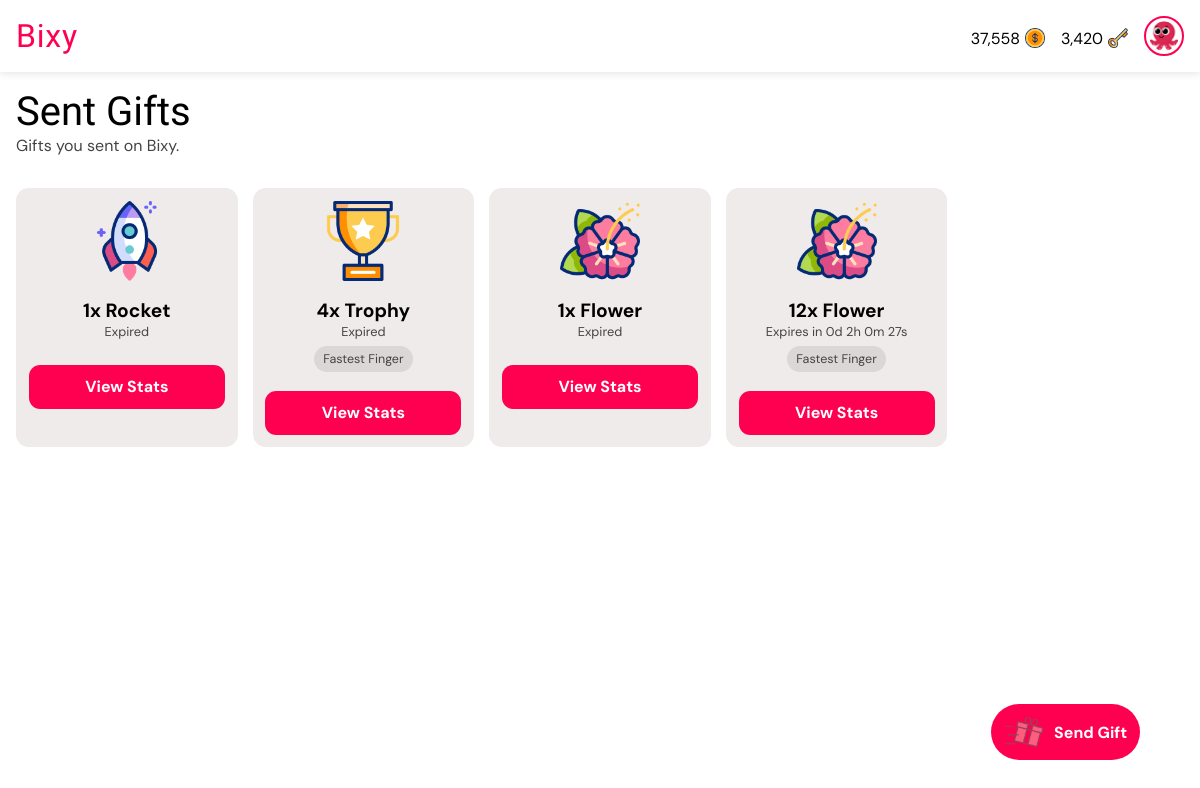
The page /gifts/sent/ (signed in) on the database its author committed.
### giftapp/models.py (models this page shows, shortened)
class User(AbstractUser):
    gender = models.CharField(max_length=6, choices=GENDERS, default=GENDERS[0][0])
    is_verified = models.BooleanField(default=False, help_text="If the user's email address is verified or not.")
    email = models.EmailField(unique=True, blank=False, null=False)
    new_email = models.EmailField(unique=False, blank=True, null=True)
    coins = models.PositiveIntegerField(default=0)
    won_coins = models.PositiveIntegerField(default=0)
    keys = models.PositiveIntegerField(default=0)
    verify_code = models.CharField(max_length=255, null=True, blank=True)
    change_email_code = models.CharField(max_length=255, null=True, blank=True)
    profile_pic = models.ForeignKey(ProfilePicture, on_delete=models.SET_NULL, related_name='owners', null=True)
    USERNAME_FIELD = "email"
    REQUIRED_FIELDS = ["username"]

class ProfilePicture(models.Model):
    name = models.CharField(max_length=50, null=False, blank=False)
    image = models.ImageField(null=False, blank=False, upload_to='profile_pics')

class GiftTransaction(models.Model):
    gifter = models.ForeignKey(User, on_delete=models.CASCADE, related_name="gifts_sent")
    recipient = models.ForeignKey(User, on_delete=models.CASCADE, related_name="gifts_received", null=True, blank=True)
    gift = models.ForeignKey(Gift, on_delete=models.CASCADE, related_name='transactions')
    quantity = models.PositiveIntegerField(default=1, help_text="Number of this gift to buy.")
    early_claim_fee = models.PositiveIntegerField(default=0, help_text="Number of keys paid to claim the gift early if not dropped. FF gifts cannot have early claim fee greater than 0.")
    claim_fee = models.PositiveIntegerField(default=1, help_text="Number of keys paid to claim the gift if dropped.")
    paid_users = models.ManyToManyField(User, related_name="paid_gifts", blank=True)
    message = models.CharField(max_length=255, blank=True)
    is_visible = models.BooleanField(default=True, help_text="If the actual gift is shown or hidden.")
    is_fastest_finger = models.BooleanField(default=False, help_text="If the gift is won by fastest finger only.")
    expire_rate = models.PositiveIntegerField(default=1, help_text="Number of hours before the gift expires (1 - 24). Must be greater than drop rate.")
    drop_rate = models.PositiveIntegerField(default=0, help_text="Number of hours before the gift drops (0 - 23). Drop rates for FF gifts must be 0.")
    expire_date = models.DateTimeField(default=timezone.now)
    drop_date = models.DateTimeField(default=timezone.now)
    created_at = models.DateTimeField(default=timezone.now)
    reveals = models.ManyToManyField(User, related_name="gift_reveals", blank=True)
    claimed_by = models.ForeignKey(
        User, null=True, blank=True, on_delete=models.SET_NULL, related_name="gifts_claimed"
    )
    def seconds_until_expire(self):
        delta = self.expire_date - timezone.now()
        return max(0, int(delta.total_seconds()))
    def seconds_until_drop(self):
        delta = self.drop_date - timezone.now()
        return max(0, int(delta.total_seconds()))
    def is_due_for_drop(self):
        return self.seconds_until_drop() <= 0
    def expire_bar_percent(self):
        return int((self.seconds_until_expire() / (self.expire_rate * 60 * 60)) * 100)

class Gift(models.Model):
    name = models.CharField(max_length=50, null=True, blank=True)
    cost = models.PositiveIntegerField(default=0)
    image = models.ImageField(null=True, blank=True, upload_to='gift_images')
    gif = models.FileField(null=True, blank=True, upload_to='gift_gifs')

### giftapp/views.py (the view)
# urls.py: path("gifts/sent/", views.sent_gifts, name="sent_gifts"),
@login_required
def sent_gifts(request):
    sent = GiftTransaction.objects.annotate(
        due_for_expire=ExpressionWrapper(
            Q(expire_date__lt=timezone.now()), output_field=BooleanField()
        ),
        seconds_before_drop=ExpressionWrapper(
            F("drop_date") - timezone.now(), output_field=DurationField()
        ),
        seconds_before_expire=ExpressionWrapper(
            F("expire_date") - timezone.now(), output_field=DurationField()
        )
    ).filter(gifter=request.user).all().order_by('seconds_before_drop', 'seconds_before_expire')
    context = {
        "gift_transactions": sent,
    }
    return render(request, "sent_gifts.html", context)

### templates/sent_gifts.html (shortened to what this page needs)
{% extends 'base.html' %}
{% load static %}
{% load humanize %}
{% load timefilters %}
{% block title %}
<link rel="stylesheet" href="{% static 'css/all_gifts.css' %}">
{% endblock %}
{% block body %}
<div class="heading">
    <h1>Sent Gifts</h1>
    <p>Gifts you sent on Bixy.</p>
</div>
{% if gift_transactions|length > 0 %}
<div class="card-container">
    {% for gift_transaction in gift_transactions %}
    <div class="card">
        <div class="gift-image">
            <img src="{{ gift_transaction.gift.image.url }}" alt="Gift image">
        </div>
        <div class="gift-info">
            <h1>{{ gift_transaction.quantity|intcomma }}x {{ gift_transaction.gift.name }}</h1>
            {% if not gift_transaction.due_for_expire %}
            {% if gift_transaction.drop_rate > 0 %}
            {% if gift_transaction.is_due_for_drop %}
            <p class="timer" id="{{ gift_transaction.id }}" data-prefix="Expires" data-seconds="{{ gift_transaction.seconds_until_expire }}">Expires in --:--:--:--</p>
            {% else %}
            <p class="timer" id="{{ gift_transaction.id }}" data-prefix="Drops" data-seconds="{{ gift_transaction.seconds_until_drop }}">Drops in --:--:--:--</p>
            {% endif %}
            {% else %}
            <p class="timer" id="{{ gift_transaction.id }}" data-prefix="Expires" data-seconds="{{ gift_transaction.seconds_until_expire }}">Expires in --:--:--:--</p>
            {% endif %}
            {% else %}
            <p>Expired</p>
            {% endif %}
            <div class="tags">
                {% if gift_transaction.is_fastest_finger %}
                <p class="tag">Fastest Finger</p>
                {% endif %}
            </div>
        </div>
        <a href="{% url 'view_gift_stats' gift_transaction.id %}">View Stats</a>
    </div>
    {% endfor %}
</div>
{% else %}
<div class="empty">
    <img src="{% static 'images/empty-box.png' %}" alt="No content image">
    <h1>Feels Empty Here.</h1>
    <a href="{% url 'sent_gifts' %}">Refresh</a>
</div>
{% endif %}
{% endblock %}
{% block other %}
<a href="{% url 'send_gift' %}" class="send">
    <img src="{% static 'images/giftbox (1).png' %}" alt="Send gift image">
    <p>Send Gift</p>
</a>
{% endblock %}

### templates/base.html (shortened to what this page needs)
<!DOCTYPE html>
<html lang="en">
<head>
    {% load static %}
    {% load humanize %}
    {% load timefilters %}
    {% block title %} {% endblock %}
</head>
<body>
    <nav class="navbar">
        <div class="logo-container" role="link" tabindex="0">
            <a href="{% url 'all_gifts' %}" class="logo-text">Bixy</a>
        </div>
        <div class="profile-section" id="profileSection">
            {% if user.is_authenticated %}
            <a href="{% url 'buy_coins' %}" style="text-decoration: none; color: black;">
                <div class="cost">
                    <p>{{ user.coins|intcomma }}</p>
                    <img src="{% static 'images/dollar.png' %}" alt="Gift image">
                </div>
            </a>
            <a href="{% url 'buy_coins' %}" style="text-decoration: none; color: black;">
                <div class="cost">
                    <p>{{ user.keys|intcomma }}</p>
                    <img src="{% static 'images/key.png' %}" alt="Gift image">
                </div>
            </a>
            <a href="{% url 'profile' %}">
                <img src="{{ user.profile_pic.image.url }}" alt="Profile picture" class="profile-pic" />
            </a>
            {% else %}
            <a href="{% url 'signin' %}" class="btn login">Login</a>
            <a href="{% url 'signup' %}" class="btn signup">Sign Up</a>
            {% endif %}
        </div>
    </nav>
    <main>
        <section>
            {% block body %} {% endblock %}
        </section>
    </main>
    {% block other %} {% endblock %}
</body>
</html>

### static/css/all_gifts.css (style rules this page uses)
* { margin: 0; padding: 0; box-sizing: border-box; font-family: "DM Sans", sans-serif; font-optical-sizing: auto; font-style: normal; }
html { font-size: 16px; }
:root { --background-color: white; --text-color: black; --label-color: #555; --even-row-color: #f9f9f9; --input-background-color: white; --input-text-color: black; --input-border-color: #ccc; --sub-text-color: #444; --button-color: #ff0050; --link-color: #ff0050; --button-hover-color: #7f53d2; --card-background-color: rgb(240, 235, 235); --card-text-color: var(--text-color); --card-button-color: white; --tag-bg: #dbd7d7; --tag-text: black; --padding-value: 1rem; }
* { margin: 0; padding: 0; box-sizing: border-box; }
body { background-color: var(--background-color); }
.navbar { display: flex; justify-content: space-between; align-items: center; padding: 1rem var(--padding-value); background: var(--background-color); box-shadow: 0 2px 8px rgba(0, 0, 0, 0.1); position: fixed; top: 0; width: 100%; z-index: 100; }
.logo-container { display: flex; align-items: center; cursor: pointer; user-select: none; }
.logo-text { font-weight: 700; font-size: 2rem; color: var(--button-color); line-height: 1; letter-spacing: .05rem; font-family: "Passion One", sans-serif; font-weight: 400; font-style: normal; text-decoration: none; }
.profile-section { display: flex; align-items: center; gap: 1rem; }
.profile-pic { width: 40px; height: 40px; border-radius: 50%; object-fit: cover; cursor: pointer; border: 2px solid var(--button-color); transition: box-shadow 0.3s ease; padding: .2rem; display: block; }
main { margin-top: 4.5em; }
div.heading { padding: 1rem var(--padding-value); }
div.heading h1 { font-family: "Passion One", sans-serif; font-weight: 400; font-style: normal; text-decoration: none; font-size: 2.5rem; color: var(--text-color); }
div.heading p { color: var(--sub-text-color); }
div.card-container { display: flex; flex-wrap: wrap; gap: 15px; padding: 1rem var(--padding-value); }
div.card { background-color: var(--card-background-color); color: var(--card-text-color); display: flex; flex-direction: column; align-items: center; padding: 1em; font-size: .8rem; border-radius: 1em; width: calc((100% - 60px) / 5); }
div.card h1 { font-size: 1.2rem; }
div.gift-image img { width: 100%; height: 80px; }
div.gift-info { display: flex; flex-direction: column; align-items: center; padding: 1em; }
div.gift-info h1 { text-align: center; }
div.gift-info p { color: var(--sub-text-color); }
div.tags { display: flex; align-items: center; flex-wrap: wrap; gap: 8px; margin: .5em 0; }
p.tag { background-color: var(--tag-bg); color: var(--tag-text); padding: 5px 9px; border-radius: 15px; font-size: 12.5px; white-space: nowrap; }
div.card a { width: 100%; background-color: var(--link-color); color: var(--card-button-color); padding: .7rem; border: none; border-radius: .7em; font-size: 1rem; font-weight: bold; text-decoration: none; text-align: center; }
a.send { background-color: var(--link-color); color: var(--card-button-color); padding: .5rem .8rem; border: none; border-radius: 4rem; font-size: 1rem; font-weight: bold; text-decoration: none; text-align: center; position: fixed; right: 5%; bottom: 5%; display: flex; align-items: center; gap: 10px; animation-name: zoom; animation-duration: 3s; animation-iteration-count: infinite; animation-timing-function: ease; }
a.send img { width: 40px; height: 40px; }
div.cost { display: flex; align-items: center; gap: 5px; justify-content: center; margin-top: .3rem; color: var(--text-color); }
div.cost img { width: 20px !important; height: 20px !important; }

### rows shown on the page
User: coins "37,558", keys "3,420", profile_pic.image (picture)
GiftTransaction: gift.image (picture), quantity "1", gift.name "Rocket", shows "Expired"
GiftTransaction: gift.image (picture), quantity "4", gift.name "Trophy", shows "Expired", is_fastest_finger "Fastest Finger"
GiftTransaction: gift.image (picture), quantity "1", gift.name "Flower", shows "Expired"
GiftTransaction: gift.image (picture), quantity "12", gift.name "Flower", is_fastest_finger "Fastest Finger"
